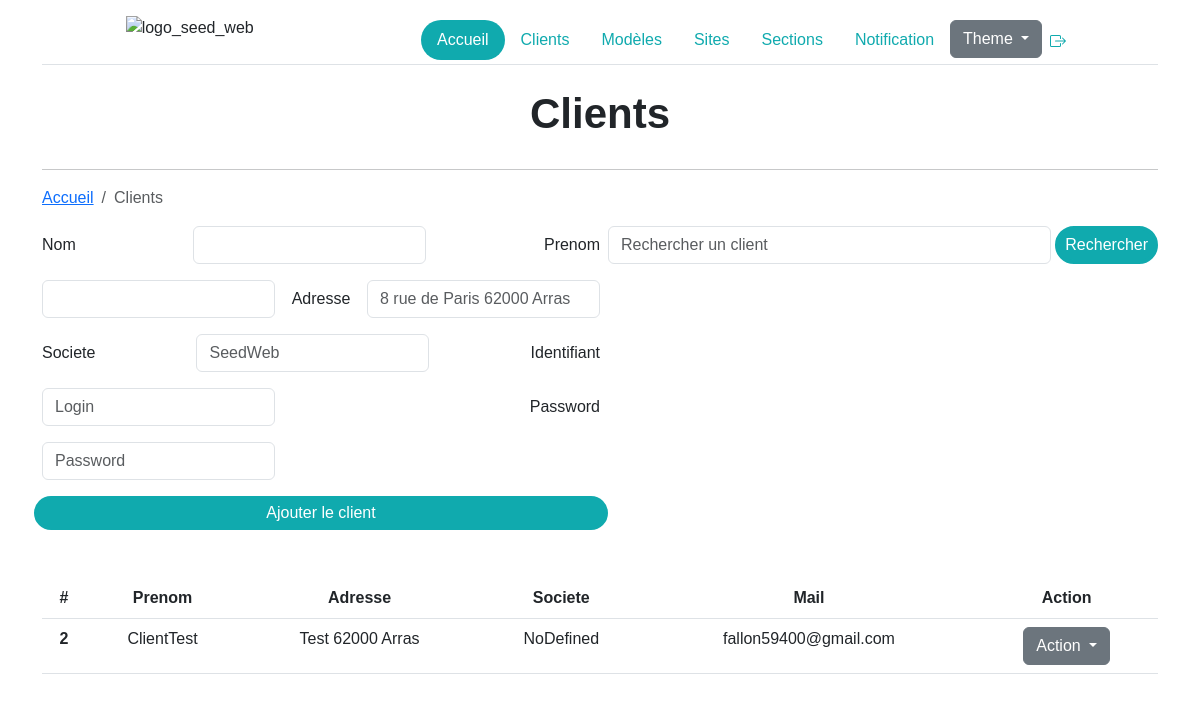
/clients/index.php (signed in), run on the app's committed database.
### tables this page shows
CREATE TABLE `client` (
  `id` int(11) NOT NULL,
  `role` varchar(32) NOT NULL,
  `nom` varchar(255) NOT NULL,
  `prenom` varchar(255) NOT NULL,
  `adresse` varchar(255) NOT NULL,
  `societe` varchar(255) NOT NULL,
  `mail` varchar(255) NOT NULL,
  `pwd` varchar(255) NOT NULL,
  `lastConnection` date DEFAULT NULL
);

### clients/index.php (the view, shortened to what this page needs)
<?php
include("../config/dbconnection.php");
    ?>
<!DOCTYPE HTML>
<html lang="fr" data-bs-theme="<?=$_SESSION["theme"]?>">
    <head>
        <link href="https://cdn.jsdelivr.net/npm/bootstrap@5.3.0-alpha1/dist/css/bootstrap.min.css" rel="stylesheet">
        <link rel="stylesheet" href="../css/style.css">
        <link rel="stylesheet" href="../css/modal_flat.css" type="text/css" />
        <link rel="stylesheet" href="../css/modal_rounded.css" type="text/css" />
    </head>
    <body class="text-center w-100 m-auto">
<?php
include("../includes/header.php");
if(isset($_SESSION["role"])){
    if($_SESSION["role"] == "admin"){
        $req_client = $db->query("SELECT * FROM client where role = 'client';");
        $data_cli = $req_client->fetchAll();
?>
        <div class="container">
            <h1>Clients</h1>
            <hr>
            <nav aria-label="breadcrumb">
                <ol class="breadcrumb">
                    <li class="breadcrumb-item"><a href="../accueil/index.php">Accueil</a></li>
                    <li class="breadcrumb-item active" aria-current="page">Clients</li>
                </ol>
            </nav>
            <form method="POST">
                <div class="d-flex justify-content-end w-50 float-end mb-3 mt-3 ">
                    <input class="form-control me-1 ms-2" name="terme_cli" type="search" placeholder="Rechercher un client" aria-label="Search">
                    <input type="submit" name="search_cli" class="bgSeed rounded-pill color_white border_white" value="Rechercher">
                </div>
                <div class="w-50 ">
                    <form method="POST">
                        <div class="row g-3 justify-content-between">
                            <div class="col-auto">
                                <label for="" class="col-form-label">Nom</label>
                            </div>
                            <div class="col-auto">
                                <input type="text" id="" class="form-control" name="nomClientAjouter" aria-describedby="">
                            </div>
                            <div class="col-auto">
                                <label for="" class="col-form-label">Prenom</label>
                            </div>
                            <div class="col-auto float-end">
                                <input type="text" id="" class="form-control" name="prenomClientAjouter" aria-describedby="">
                            </div>
                            <div class="col-auto">
                                <label for="" class="col-form-label">Adresse</label>
                            </div>
                            <div class="col-auto">
                                <input type="text" id="" placeholder="8 rue de Paris 62000 Arras" class="form-control" name="adresseClientAjouter" aria-describedby="">
                            </div>
                            <div class="col-auto">
                                <label for="" class="col-form-label">Societe</label>
                            </div>
                            <div class="col-auto">
                                <input type="text" id="" placeholder="SeedWeb" class="form-control" name="societeClientAjouter" aria-describedby="">
                            </div>
                            <div class="col-auto">
                                <label for="" class="col-form-label">Identifiant</label>
                            </div>
                            <div class="col-auto">
                                <input type="text" id="" placeholder="Login" class="form-control" for="email" name="identifiantClientAjouter" aria-describedby="">
                            </div>
                            <div class="col-auto">
                                <label for="" class="col-form-label">Password</label>
                            </div>
                            <div class="col-auto">
                                <input type="password" id="" placeholder="Password"  class="form-control" name="passClientAjouter" aria-describedby="">
                            </div>
                            <input type="submit" value="Ajouter le client" name="addCli" class="bgSeed rounded-pill color_white border_white"/>
                        </div>
                    </form>
                </div>
            </form>
            <br><br>
            <div>
                <table class="table">
                    <thead>
                        <tr>
                            <th scope="col">#</th>
                            <th scope="col">Prenom</th>
                            <th scope="col">Adresse</th>
                            <th scope="col">Societe</th>
                            <th scope="col">Mail</th>
                            <th scope="col">Action</th>
                        </tr>
                    </thead>
                    <tbody>
                        <?php
                            foreach ($data_cli as $client) {
                        ?>
                        <tr>
                            <th scope="row"><?=$client["id"]?></th>
                            <td><?=$client["nom"]?></td>
                            <td><?=$client["adresse"]?></td>
                            <td><?=$client["societe"]?></td>
                            <td><?=$client["mail"]?></td>
                            <td>
                            <div class="dropdown">
                                    <button class="btn btn-secondary dropdown-toggle" type="button" data-bs-toggle="dropdown" aria-expanded="false">
                                        Action
                                    </button>
                                </div>
                            </td>
                        </tr>
                        <?php
                            }
                        ?>
                    </tbody>
                </table>
            </div>
        </div>
<?php
}else{
    header("Location: ../index.php");
?>
<?php
}}
    include("../includes/layout_bottom.php");
        ?>

### css/style.css (style rules this page uses)
.color_white { color: #FFFFFF; }
.breadcrumb { color: #10aaae !important; }
.border_white { border: 4px solid #10aaae; }
* { font-family: 'Nunito', sans-serif; }
h1 { font-family: 'Nunito', sans-serif; }
.bgSeed { background-color: #10aaae !important; }
h1 { font-size: 42px; font-weight: 600; margin: 0 0 30px; }
* { box-sizing: border-box; }

### data on the page
client: id "2", nom "ClientTest", adresse "Test 62000 Arras", societe "NoDefined", mail "fallon59400@gmail.com"
